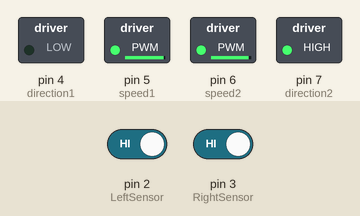
Recording of a sketch running on a simulated Arduino Uno, built with avr-gcc and run on an emulated ATmega328P. Parts: switched loads named in the sketch (green lamp = pin HIGH). The inputs (shaded band) are chosen by the test bench; at power-on: pin 2 (LeftSensor) HIGH, pin 3 (RightSensor) HIGH.

Above: at 1.2 s.
1.3 s: pin 2 (LeftSensor) driven LOW and pin 3 (RightSensor) driven LOW
At 2.0 s:
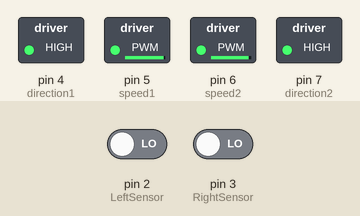
2.8 s: pin 2 (LeftSensor) driven HIGH
At 3.1 s:
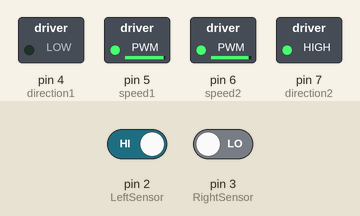
4.3 s: pin 2 (LeftSensor) driven LOW
At 5.5 s:
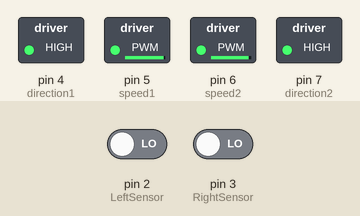
Timing chart, 0 to 7.3 s (numbered marks = the images above; inputs shaded):
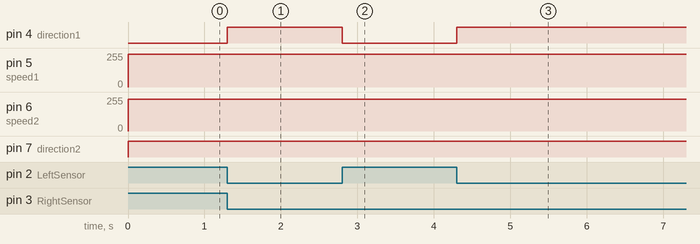

The sketch:

410.ino
```cpp
#include <Arduino.h>
// #include <SharpDistSensor>

// PWM 调速：HIGH 只是数值 1，占空比太低，电机往往看起来“完全不动”。全速用 255。
const uint8_t high = 238;
const uint8_t high1 = 245;
const uint8_t low = 0;

int LeftSensor=2;
int RightSensor=3;
int speed1 = 5;
int direction1 = 4;
int speed2 = 6;
int direction2 = 7;

void setup() {
  // put your setup code here, to run once:
  Serial.begin(9600);
  pinMode(LeftSensor, INPUT_PULLUP);
  pinMode(RightSensor, INPUT_PULLUP);
  pinMode(direction1, OUTPUT);
  pinMode(direction2, OUTPUT);
  pinMode(speed1, OUTPUT);
  pinMode(speed2, OUTPUT);
}

void loop() {
  if(((digitalRead(LeftSensor))==0)&&((digitalRead(RightSensor))==0)){
    forward();
  }else if(((digitalRead(LeftSensor))==1)&&((digitalRead(RightSensor))==0)){
    backward();
    // delay(200);
    // right();
    // delay(200);
    // forward();
    // delay(100);
  }else if(((digitalRead(LeftSensor))==0)&&((digitalRead(RightSensor))==1)){
    backward();
    // delay(200);
    // left();
    // delay(200);
    // forward();
    // delay(100);
  }else{
    backward();
    // delay(200);
    // left();
    // delay(400);
    // forward();
    // delay(100);
  }
}

void forward() {
  digitalWrite(direction1, HIGH);
  digitalWrite(direction2, HIGH);
  analogWrite(speed1, high1);
  analogWrite(speed2, high);
}

void backward() {
  digitalWrite(direction1, LOW);
  digitalWrite(direction2, HIGH);
  analogWrite(speed1, high1);
  analogWrite(speed2, high);

  // LOW = motor backward && full speed turning counterclockwise
}

void left() {

  digitalWrite(direction1, HIGH);
  digitalWrite(direction2, LOW);
  analogWrite(speed1, high1);
  analogWrite(speed2, high);
}

void right() {

  digitalWrite(direction1, LOW);
  digitalWrite(direction2, HIGH);
  analogWrite(speed1, high1);
  analogWrite(speed2, high);
}

void stop() {

  digitalWrite(direction1, HIGH);
  digitalWrite(direction2, HIGH);
  analogWrite(speed1, low);
  analogWrite(speed2, low);
}
```

Measured:
- after the input at 1.3 s, pin 4 (direction1): LOW → HIGH at once
- after the input at 2.8 s, pin 4 (direction1): HIGH → LOW at once
- after the input at 4.3 s, pin 4 (direction1): LOW → HIGH at once
